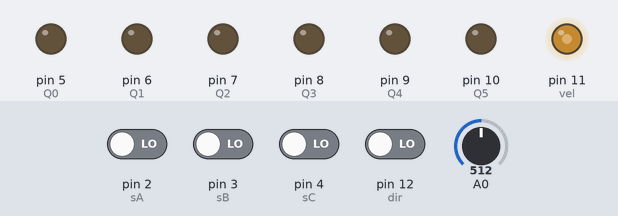
A sketch run on a simulated Arduino Uno, built with avr-gcc and run on an emulated ATmega328P. Shown: output pins drawn as LEDs (lit = HIGH). The test bench sets the inputs (shaded band); at power-on: pin 2 (sA), pin 3 (sB), pin 4 (sC), pin 12 (dir) LOW, A0 = 512.

Above: at 2.2 s.
2.3 s: A0 set to 716
At 2.6 s:
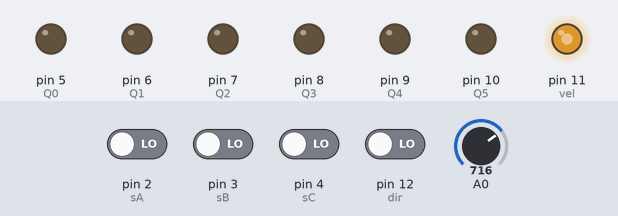
3.8 s: pin 2 (sA) driven HIGH
At 4.9 s:
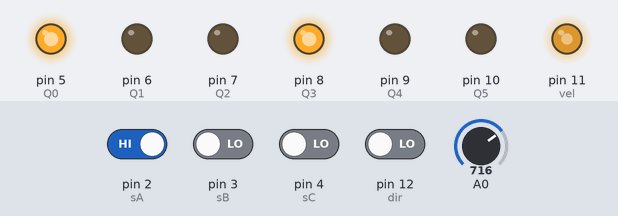
5.3 s: pin 3 (sB) driven HIGH
At 6.1 s:
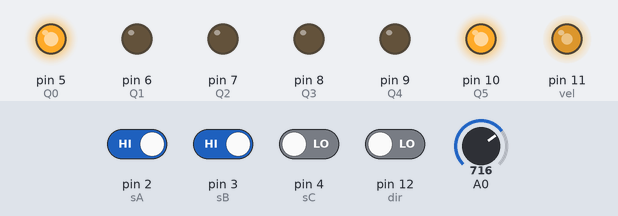
6.8 s: pin 12 (dir) driven HIGH
At 7.2 s:
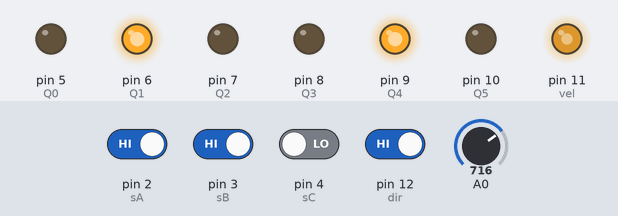
8.3 s: A0 set to 900
At 9.5 s:
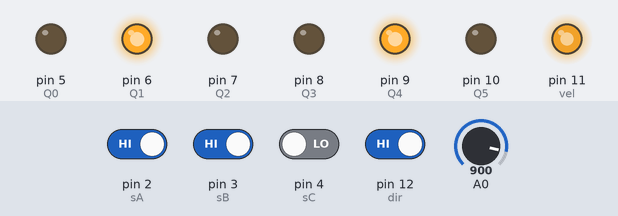
9.8 s: pin 4 (sC) driven HIGH
At 10.7 s:
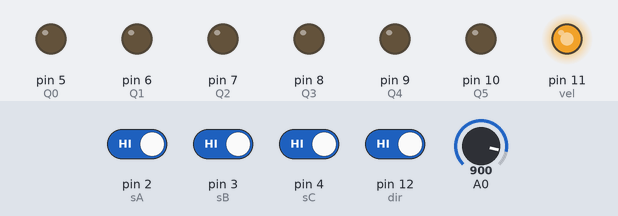
Timing chart, 0 to 12.3 s (numbered marks = the images above; inputs shaded):
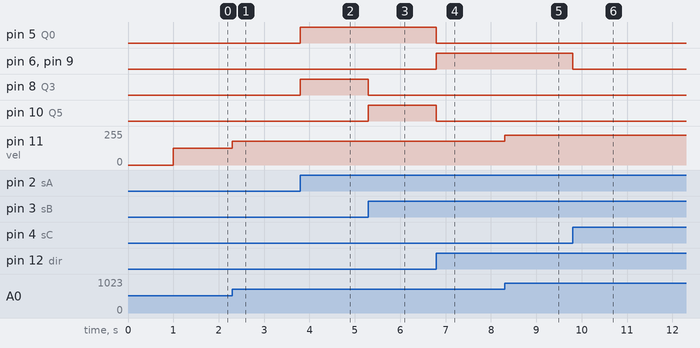

The sketch:

BLDC_control.ino
```cpp
const int vel = 11;
const int dir = 12;
const int sA =  2;
const int sB =  3;
const int sC =  4;
const int Q0 = 5;
const int Q1 = 6;
const int Q2 = 7;
const int Q3 = 8;
const int Q4 = 9;
const int Q5 = 10;
int Q_out[7][6] = {{0,0,0,1,1,0},{1,0,0,1,0,0},{1,0,0,0,0,1},{0,0,1,0,0,1},{0,1,1,0,0,0},{0,1,0,0,1,0},{0,0,0,0,0,0}};
int H_in[6][3] = {{1,0,1},{1,0,0},{1,1,0},{0,1,0},{0,1,1},{0,0,1}};

//***********************************************************************
//***********************************************************************
//***********************************************************************
void setup() {
  pinMode(vel, OUTPUT);
  pinMode(dir, INPUT);
  pinMode(sA, INPUT);
  pinMode(sB, INPUT);
  pinMode(sC, INPUT);
  pinMode(Q0, OUTPUT);
  pinMode(Q1, OUTPUT);
  pinMode(Q2, OUTPUT);
  pinMode(Q3, OUTPUT);
  pinMode(Q4, OUTPUT);
  pinMode(Q5, OUTPUT);
  //Serial.begin(115200);
  analogWrite(vel,0);
  delay(1000);
}
//***********************************************************************
//***********************************************************************
//***********************************************************************
void loop() {
  int v_read = analogRead(A0);
  int Dv = int(255.0*((v_read-8.0)/1015.0));//<<<<<<<<<<<<<<
  if (Dv>255){Dv=255;}
  if (Dv<7){Dv=0;}
  analogWrite(vel,Dv);

  int D = digitalRead(dir);
  int v[3] = {digitalRead(sA),digitalRead(sB),digitalRead(sC)};
  for (int i = 0 ; i < 3 ; i++){
    v[i] = D^v[i];
    //Serial.print(v[i]);
  }
  if (v[0]==1 && v[1]==0 && v[2]==1){output(0);}
  else if(v[0]==1 && v[1]==0 && v[2]==0){output(1);}
  else if(v[0]==1 && v[1]==1 && v[2]==0){output(2);}
  else if(v[0]==0 && v[1]==1 && v[2]==0){output(3);}
  else if(v[0]==0 && v[1]==1 && v[2]==1){output(4);}
  else if(v[0]==0 && v[1]==0 && v[2]==1){output(5);}
  else {output(6);}
  //Serial.println("*");
  //delay(1);
  delayMicroseconds(3);
}
//***********************************************************************
//***********************************************************************
//***********************************************************************
void output(int j){
  for (int k = 0 ; k < 6 ; k++){
    digitalWrite(k+5,bool(Q_out[j][k]));
    //Serial.print(Q_out[j][k]);
  }
}
```

Measured:
- after the input at 2.3 s, pin 11 (vel): 126/255 → 177/255 at once
- after the input at 3.8 s, pin 5 (Q0), pin 8 (Q3): LOW → HIGH at once
- after the input at 5.3 s, pin 8 (Q3): HIGH → LOW at once; pin 10 (Q5): LOW → HIGH at once
- after the input at 6.8 s, pin 5 (Q0), pin 10 (Q5): HIGH → LOW at once; pin 6 (Q1), pin 9 (Q4): LOW → HIGH at once
- after the input at 8.3 s, pin 11 (vel): 177/255 → 224/255 at once
- after the input at 9.8 s, pin 6 (Q1), pin 9 (Q4): HIGH → LOW at once
